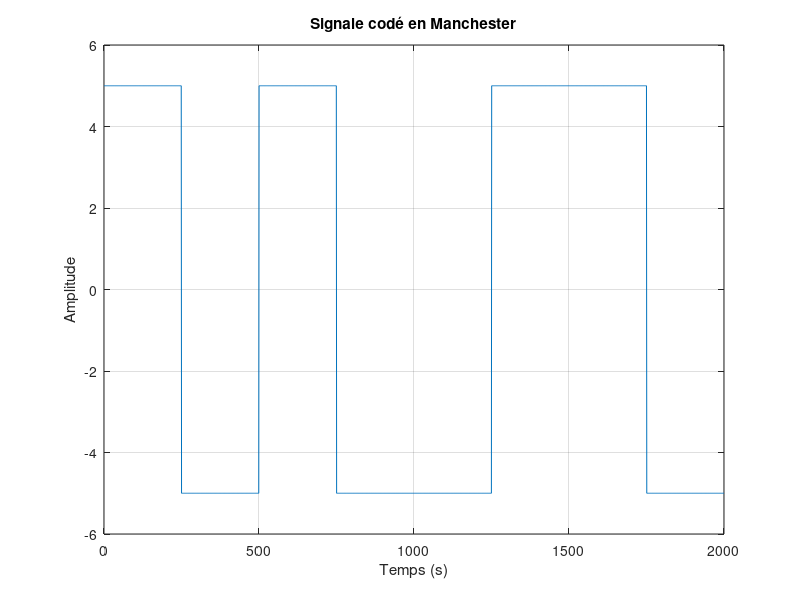

The MATLAB script that drew this image:
close all;
clear;
clc;

V = 5;
F = 500;
sequence = [1 1 0 1];
code_manchester = [];

for i = 1:length(sequence)
    if sequence(i) == 0
        code_manchester = [code_manchester -V*ones(1, F/2)];
        code_manchester = [code_manchester V*ones(1, F/2)];
    else
        code_manchester = [code_manchester V*ones(1, F/2)];
        code_manchester = [code_manchester -V*ones(1, F/2)];
    end
end

t = linspace(0, length(code_manchester), length(code_manchester));
figure;
plot(t, code_manchester);

title('Signale codé en Manchester');
xlabel('Temps (s)');
ylabel('Amplitude');
grid on;
ylim([-V-1, V+1]);